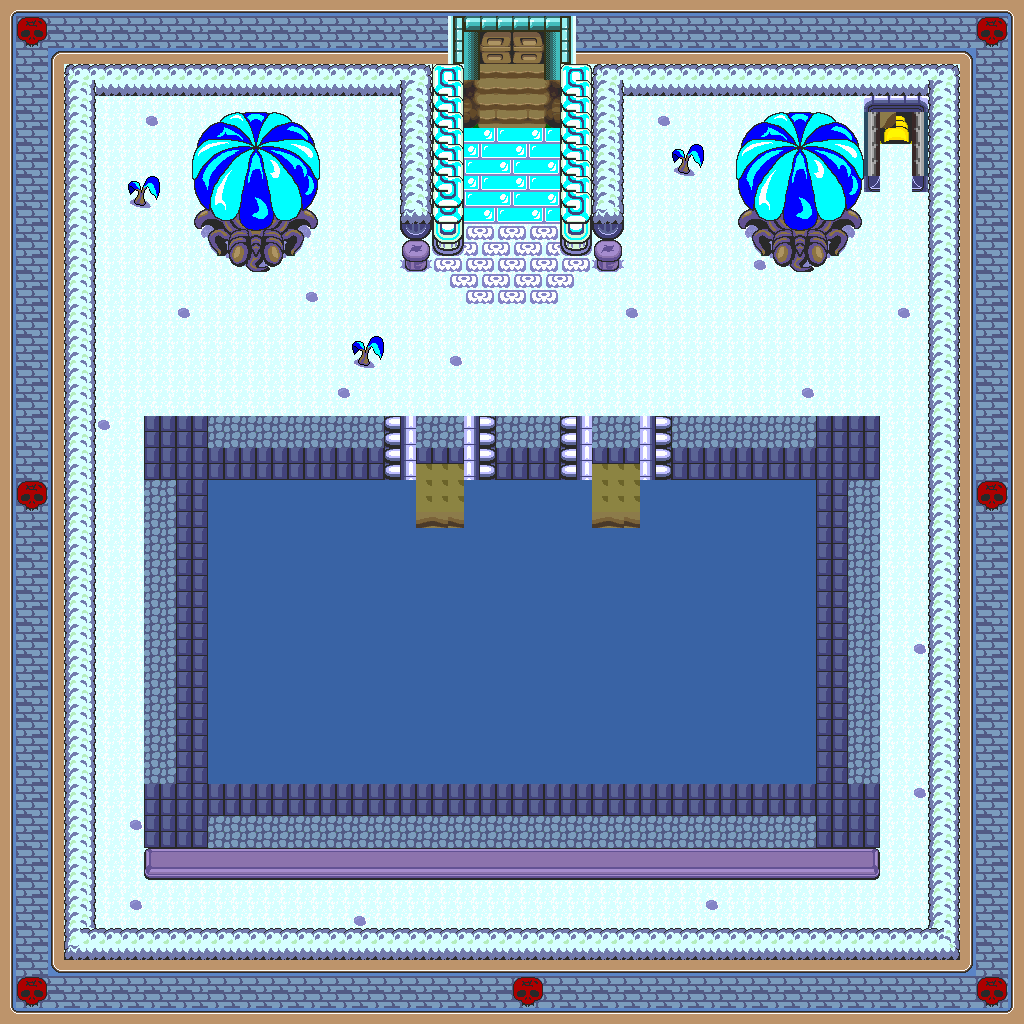

This game map was drawn from its Tiled (.tmx) file and the tilesets committed beside it. A one-line description and the trimmed map source follow:
An orthogonal 64x64 tile map with 16x16 px tiles, 1 tile layer (base), 2 hidden layers not drawn and 23 objects.

<map version="1.10" tiledversion="1.12.1" orientation="orthogonal" renderorder="right-down" width="64" height="64" tilewidth="16" tileheight="16" infinite="0" nextlayerid="4" nextobjectid="24">
 <tileset firstgid="1" source="../classiciphone_pics4.tsx" />
 <layer id="1" name="base" width="64" height="64">
  <data>[4096 cells, 4096 non-empty, 184 distinct tile ids]</data>
 </layer>
 <layer id="2" name="collision" width="64" height="64" visible="0">
  <properties><property name="collision" value="true" /></properties>
  <data>[4096 cells, 1370 non-empty, 1 distinct tile ids]</data>
 </layer>
 <layer id="3" name="water" width="64" height="64" visible="0">
  <properties><property name="terrain" value="water" /></properties>
  <data>[4096 cells, 704 non-empty, 1 distinct tile ids]</data>
 </layer>
 <objectgroup id="4" name="npcs">
  <object id="1" x="512.0" y="480.0" width="16" height="16">
   <properties>
    <property name="gani" value="smokeani.gif" />
    <property name="script" type="string">-- Auto-converted from GraalScript
-- [CLIENT-SIDE — server no-op]
-- dontblock;
-- drawoverplayer;</property>
   </properties>
  </object>
  <object id="2" x="864.0" y="112.0" width="16" height="16">
   <properties>
    <property name="gani" value="grave3.png" />
    <property name="script" type="string">-- Auto-converted from GraalScript
-- [CLIENT-SIDE — server no-op]
-- dontblock;
-- drawunderplayer;</property>
   </properties>
  </object>
  <object id="3" x="400.0" y="224.0" width="16" height="16">
   <properties>
    <property name="gani" value="kubol_bombx.png" />
    <property name="script" type="string">-- Auto-converted from GraalScript
-- [CLIENT-SIDE — server no-op]</property>
   </properties>
  </object>
  <object id="4" x="592.0" y="224.0" width="16" height="16">
   <properties>
    <property name="gani" value="kubol_bombx.png" />
    <property name="script" type="string">-- Auto-converted from GraalScript
-- [CLIENT-SIDE — server no-op]</property>
   </properties>
  </object>
  <object id="5" x="416.0" y="416.0" width="16" height="16">
   <properties>
    <property name="gani" value="divingboard.png" />
    <property name="script" type="string">-- Auto-converted from GraalScript
-- [CLIENT-SIDE — server no-op]
-- drawunderplayer;
-- dontblock;</property>
   </properties>
  </object>
  <object id="6" x="592.0" y="416.0" width="16" height="16">
   <properties>
    <property name="gani" value="divingboard.png" />
    <property name="script" type="string">-- Auto-converted from GraalScript
-- [CLIENT-SIDE — server no-op]
-- drawunderplayer;
-- dontblock;</property>
   </properties>
  </object>
  <object id="7" x="32.0" y="32.0" width="16" height="16">
   <properties>
    <property name="script" type="string">-- Auto-converted from GraalScript
-- [CLIENT-SIDE — server no-op]
-- seteffect 0,0,0,.3;</property>
   </properties>
  </object>
  <object id="8" x="320.0" y="832.0" width="16" height="16">
   <properties>
    <property name="script" type="string">-- Auto-converted from GraalScript
-- [CLIENT-SIDE — server no-op]
-- if (created) {
-- // Initialize the attributes
-- showcharacter;
-- setcharprop #3,head5.png;
-- setcharprop #C0,orange;
-- setcharprop #C1,lightblue;
-- setcharprop #C2,orange;
-- setcharprop #C3,orange;
-- setcharprop #C4,black;
-- setcharprop #n,Jay;
-- setcharprop #2,no-shield.png;
-- shieldpower = 1;
-- dir = 3;
-- sprite=37;
-- ap=100;
-- }
-- 
-- if (playertouchsme) {message FIRST, I WOULD LIKE TO JUST GET TO KNOW YOU; sleep 3; message;}</property>
   </properties>
  </object>
  <object id="9" x="880.0" y="160.0" width="16" height="16">
   <properties>
    <property name="gani" value="gate.png" />
    <property name="script" type="string">-- Auto-converted from GraalScript
-- [CLIENT-SIDE — server no-op]
-- if (playertouchsme) {say2 the password is the#b alphabet spelled backwards}
-- //NPC Made by Exodus (LAT)
-- 
-- function onPlayerChats() {
-- if (player.chat == "the alphabet spelled backwards") {hide();sleep(3);show();
-- 
-- }
-- }</property>
   </properties>
  </object>
  <object id="10" x="352.0" y="176.0" width="16" height="16">
   <properties>
    <property name="gani" value="light2.png" />
    <property name="script" type="string">-- Auto-converted from GraalScript
-- [CLIENT-SIDE — server no-op]
-- if (created) {
-- setimg light2.png;
-- dontblock;
-- }
-- 
-- if (playerenters) {
-- setcoloreffect ,,1,0.2;
-- drawaslight;
-- }</property>
   </properties>
  </object>
  <object id="11" x="304.0" y="496.0" width="16" height="16">
   <properties>
    <property name="gani" value="smokeani.gif" />
    <property name="script" type="string">-- Auto-converted from GraalScript
-- [CLIENT-SIDE — server no-op]
-- dontblock;
-- drawoverplayer;</property>
   </properties>
  </object>
  <object id="12" x="240.0" y="560.0" width="16" height="16">
   <properties>
    <property name="gani" value="smokeani.gif" />
    <property name="script" type="string">-- Auto-converted from GraalScript
-- [CLIENT-SIDE — server no-op]
-- dontblock;
-- drawoverplayer;</property>
   </properties>
  </object>
  <object id="13" x="320.0" y="656.0" width="16" height="16">
   <properties>
    <property name="gani" value="smokeani.gif" />
    <property name="script" type="string">-- Auto-converted from GraalScript
-- [CLIENT-SIDE — server no-op]
-- dontblock;
-- drawoverplayer;</property>
   </properties>
  </object>
  <object id="14" x="368.0" y="576.0" width="16" height="16">
   <properties>
    <property name="gani" value="smokeani.gif" />
    <property name="script" type="string">-- Auto-converted from GraalScript
-- [CLIENT-SIDE — server no-op]
-- dontblock;
-- drawoverplayer;</property>
   </properties>
  </object>
  <object id="15" x="480.0" y="672.0" width="16" height="16">
   <properties>
    <property name="gani" value="smokeani.gif" />
    <property name="script" type="string">-- Auto-converted from GraalScript
-- [CLIENT-SIDE — server no-op]
-- dontblock;
-- drawoverplayer;</property>
   </properties>
  </object>
  <object id="16" x="512.0" y="576.0" width="16" height="16">
   <properties>
    <property name="gani" value="smokeani.gif" />
    <property name="script" type="string">-- Auto-converted from GraalScript
-- [CLIENT-SIDE — server no-op]
-- dontblock;
-- drawoverplayer;</property>
   </properties>
  </object>
  <object id="17" x="640.0" y="512.0" width="16" height="16">
   <properties>
    <property name="gani" value="smokeani.gif" />
    <property name="script" type="string">-- Auto-converted from GraalScript
-- [CLIENT-SIDE — server no-op]
-- dontblock;
-- drawoverplayer;</property>
   </properties>
  </object>
  <object id="18" x="656.0" y="592.0" width="16" height="16">
   <properties>
    <property name="gani" value="smokeani.gif" />
    <property name="script" type="string">-- Auto-converted from GraalScript
-- [CLIENT-SIDE — server no-op]
-- dontblock;
-- drawoverplayer;</property>
   </properties>
  </object>
  <object id="19" x="608.0" y="688.0" width="16" height="16">
   <properties>
    <property name="gani" value="smokeani.gif" />
    <property name="script" type="string">-- Auto-converted from GraalScript
-- [CLIENT-SIDE — server no-op]
-- dontblock;
-- drawoverplayer;</property>
   </properties>
  </object>
  <object id="20" x="752.0" y="704.0" width="16" height="16">
   <properties>
    <property name="gani" value="smokeani.gif" />
    <property name="script" type="string">-- Auto-converted from GraalScript
-- [CLIENT-SIDE — server no-op]
-- dontblock;
-- drawoverplayer;</property>
   </properties>
  </object>
  <object id="21" x="224.0" y="704.0" width="16" height="16">
   <properties>
    <property name="gani" value="smokeani.gif" />
    <property name="script" type="string">-- Auto-converted from GraalScript
-- [CLIENT-SIDE — server no-op]
-- dontblock;
-- drawoverplayer;</property>
   </properties>
  </object>
  </objectgroup>
</map>
<!-- 2 of 23 objects omitted -->
